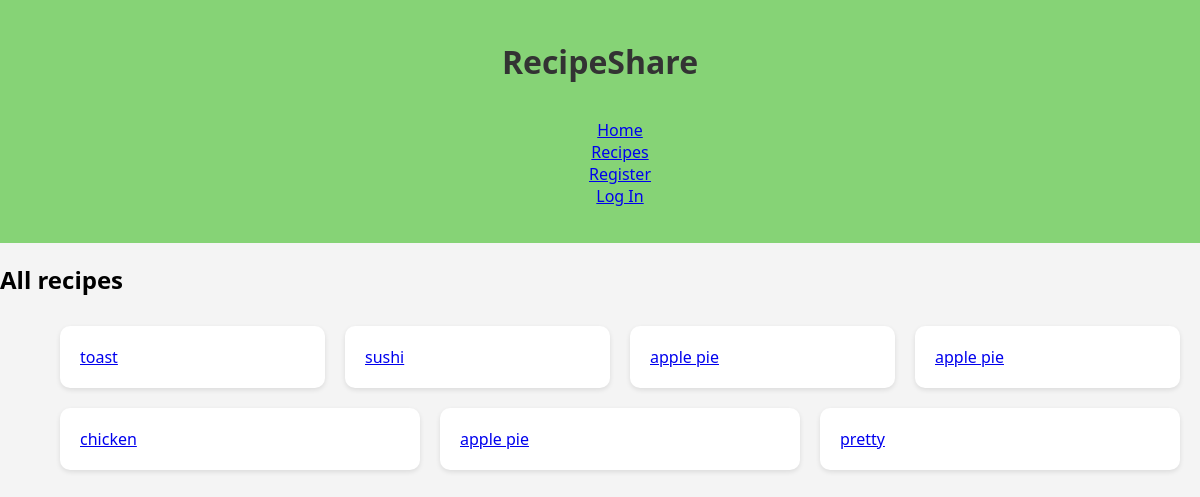
Page /recipes on the earlier database version.
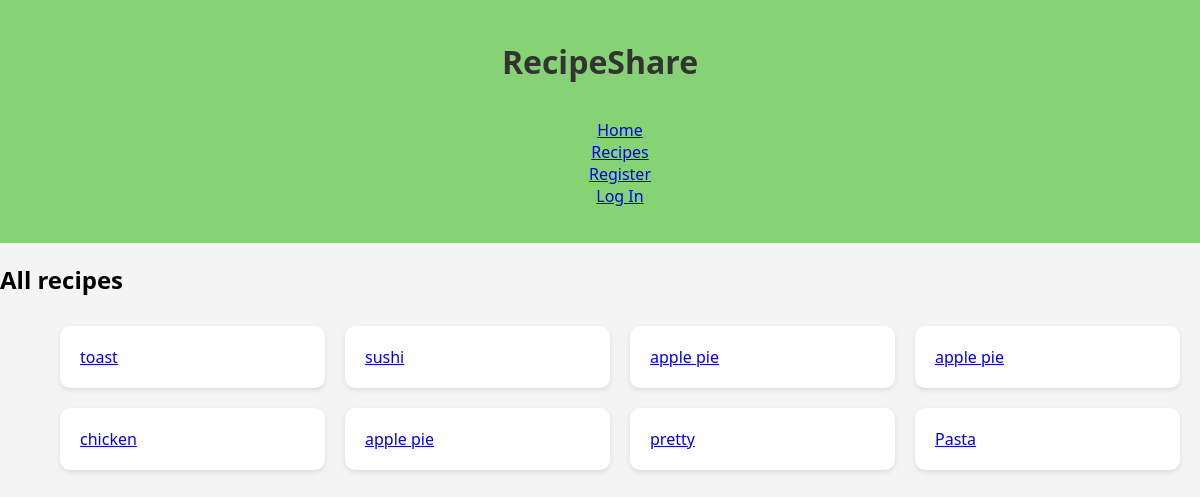
Same page on the later database version.
### models.py (models this page shows, shortened)
class Recipe(db.Model):
    __tablename__ = 'recipes'
    recipe_id = db.mapped_column(db.Integer, primary_key=True)
    recipe_name = db.mapped_column(db.String(500))
    ingredients = db.mapped_column(db.String(1000))
    method = db.mapped_column(db.String(5000))
    total_time = db.mapped_column(db.Integer)
    date_added = db.mapped_column(db.DateTime, default=datetime.now(timezone.utc))
    chef_id = db.mapped_column(db.Integer, db.ForeignKey('users.user_id'), nullable=False)
    cuisine_id = db.mapped_column(db.Integer, db.ForeignKey('cuisines.cuisine_id'), nullable=False)
    chef = db.relationship('User', back_populates='recipes')
    cuisine = db.relationship('Cuisine', back_populates='recipes')
    favorites = db.relationship('Favorite', back_populates='recipe')

### app.py (the view)
@app.route('/recipes')
def recipe_list():
    return render_template('recipe_list.html', recipes = Recipe.query.all())#

### templates/recipe_list.html
{% extends 'base.html' %}
{% block content %}
    <h2>All recipes</h2>
    <ul class="card-list">
        {% for recipe in recipes %}
        <li>
            <a href="{{ url_for('recipe', recipe_id=recipe.recipe_id) }}">{{ recipe.recipe_name }}</a>
        </li>
        {% endfor %}
    </ul>
{% endblock %}

Differences in the rows shown:
added Recipe: recipe_name "Pasta"
